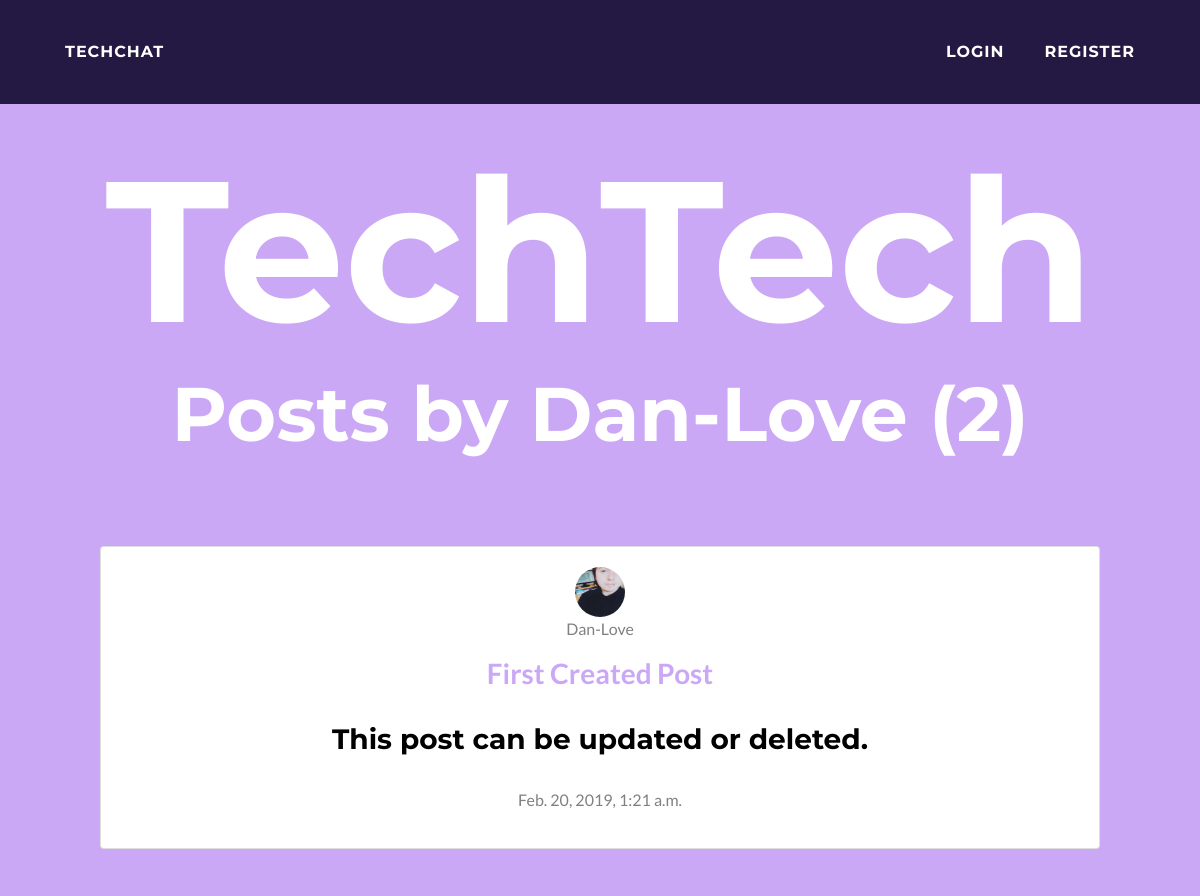
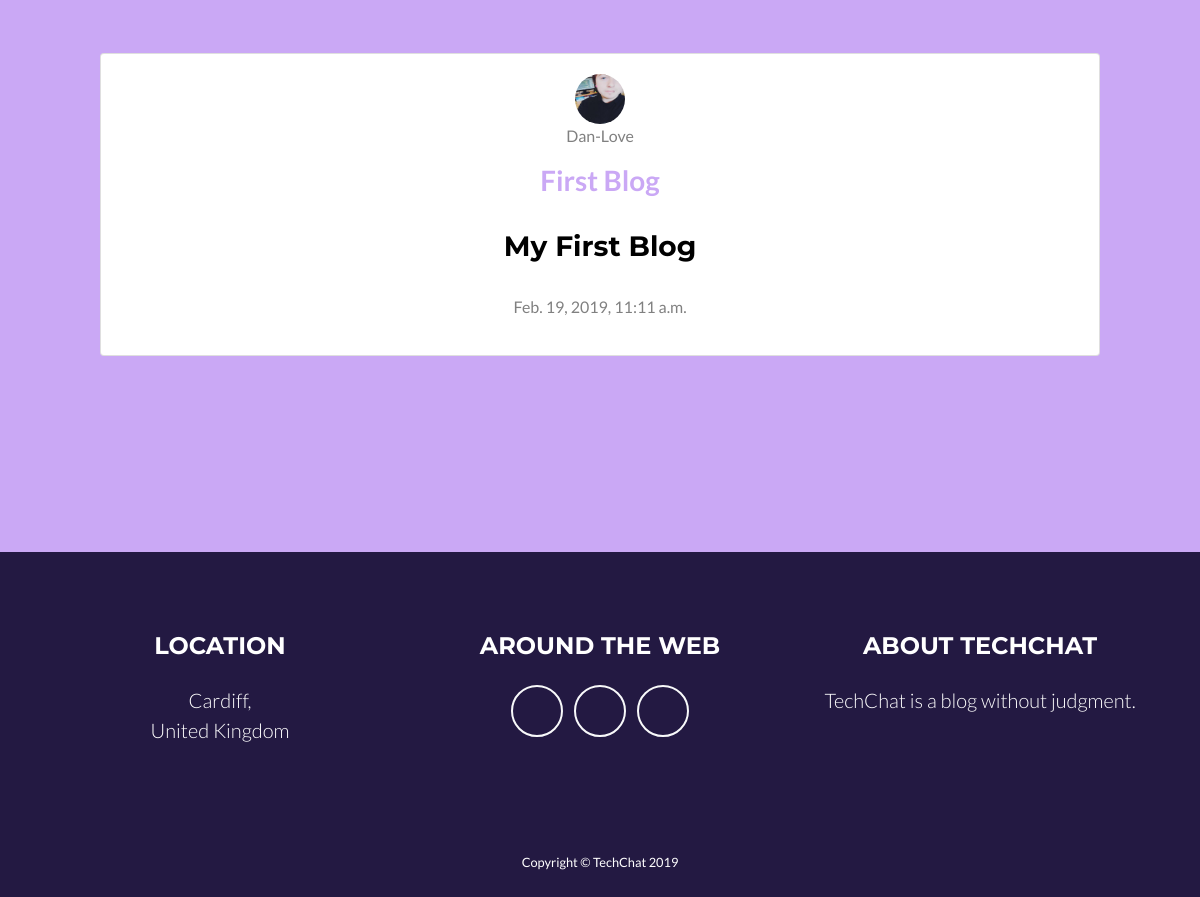
/user/Dan-Love/, run on an earlier commit of the app's database (2 pictures, top to bottom).
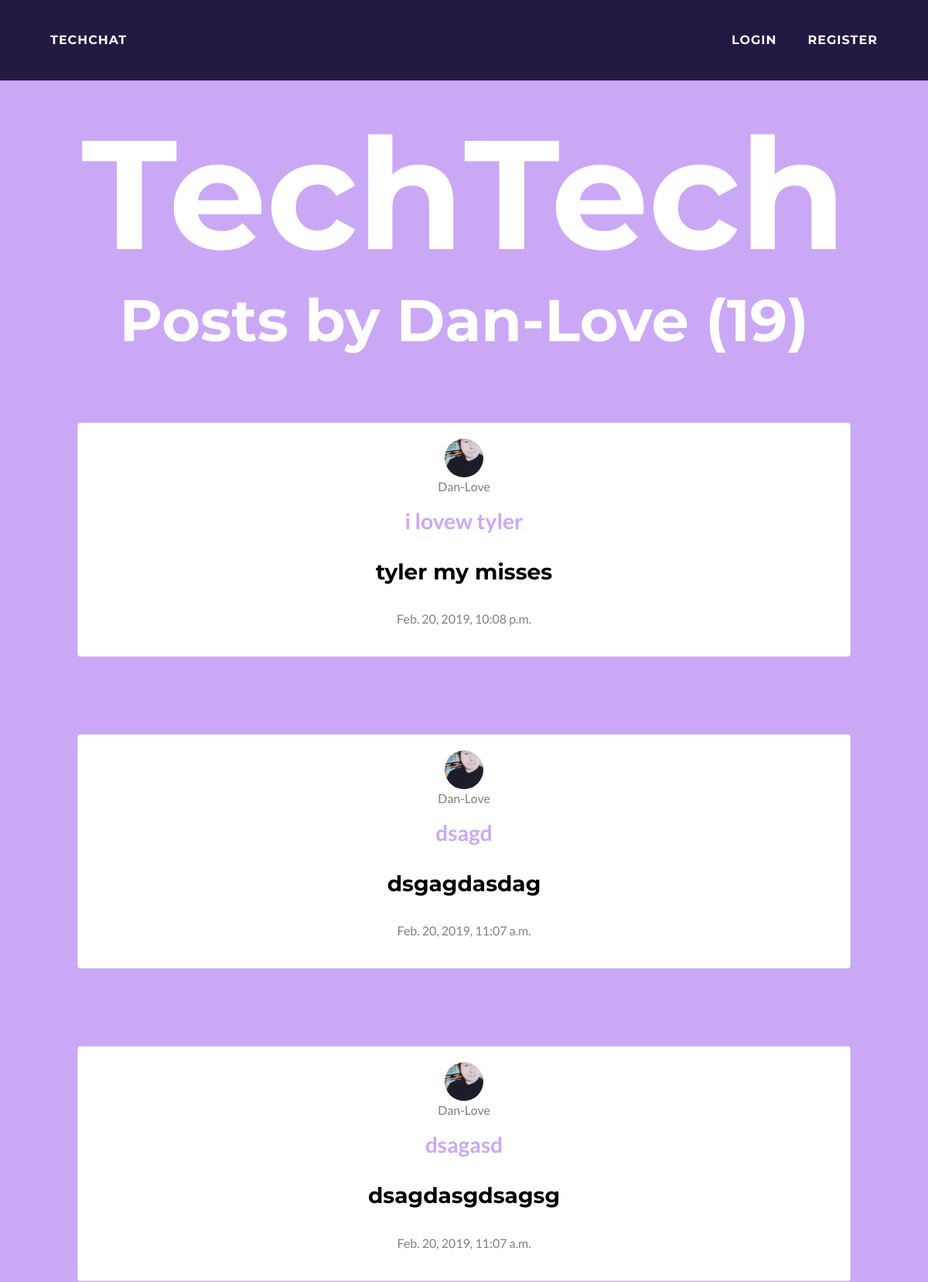
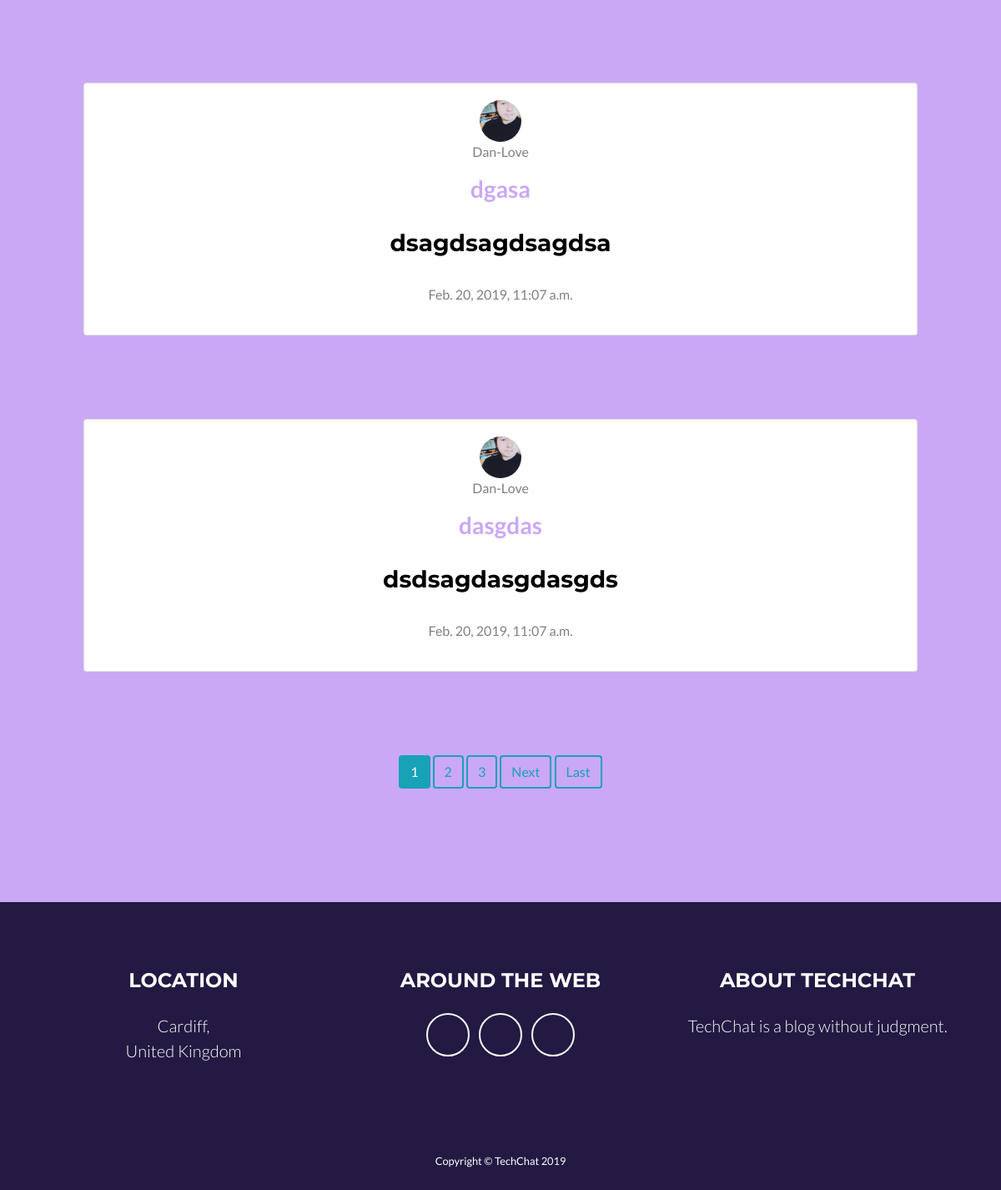
And on a later commit of the database (2 pictures, top to bottom).
### main/models.py (models this page shows, shortened)
class Post(models.Model):
    title = models.CharField(max_length=100, default='')
    content = models.TextField(default='')
    date_posted = models.DateTimeField(default=timezone.now)
    author = models.ForeignKey(User, on_delete=models.CASCADE)

### users/models.py (models this page shows, shortened)
class Profile(models.Model):
    user = models.OneToOneField(User, on_delete=models.CASCADE)
    image = models.ImageField(default='default.png', upload_to='profile_pics')
    bio = models.TextField(default='About...')

### main/views.py (the view)
# urls.py: path('user/<str:username>/', UserListView.as_view(), name="user-posts"),
class UserListView(ListView):
    model = Post
    template_name = 'main/user_posts.html'
    context_object_name = 'posts'
    paginate_by = 5
    def get_queryset(self):
        user = get_object_or_404(User, username=self.kwargs.get('username'))
        return Post.objects.filter(author=user).order_by('-date_posted')

### main/templates/main/user_posts.html (shortened to what this page needs)
{% extends 'main/base.html' %}
{% block content %}
  <h1 style="font-size: 200px; text-align: center;">TechTech</h1>
    <p style="text-align:center;">
        <h1 style="margin: 100px">Posts by {{view.kwargs.username }} ({{ page_obj.paginator.count }})</h1>
    {% for x in posts %}
    <div class="card" style="width: auto; margin: 100px">
    <div class="card-body">
      <img style="height: 50px; width: 50px" class="rounded-circle article-img" src="{{ x.author.profile.image.url }}">
        <a href="{% url 'user-posts' x.author.username %}"><p style="color:grey;"> {{ x.author }} </p></a>
      <h2 style="color:black;"><a href="{% url 'post-detail' x.id %}"> {{ x.title }}</a></h2><br> <h3 style="color:black;"> {{ x.content }}</h3>
      <br><p style="color:grey;"> {{ x.date_posted }} </p> </div>
    </div>
    {% endfor %}
  {% if is_paginated %}
     {% for num in page_obj.paginator.page_range %}
        {% if page_obj.number == num %}
          <a class="btn btn-info mb-4" href="?page={{ num }}">{{ num }}</a>
        {% elif num > page_obj.number|add:'-3' and num < page_obj.number|add:'+3' %}
<a class="btn btn-outline-info mb-4" href="?page={{ num }}">{{ num }}</a>
{% endif %}
      {% endfor %}
{% if page_obj.has_next %}
        <a class="btn btn-outline-info mb-4" href="?page={{ page_obj.next_page_number }}">Next</a>
        <a class="btn btn-outline-info mb-4" href="?page={{ page_obj.paginator.num_pages }}">Last</a>
     {% endif %}
  {% endif %}
    </p>
{% endblock content %}

### main/templates/main/base.html (shortened to what this page needs)
{% load static %}
<!DOCTYPE html>
<html lang="en">
<head>
  <link href="{% static 'vendor/bootstrap/css/bootstrap.min.css' %}" rel="stylesheet">
  <link href="{% static 'vendor/fontawesome-free/css/all.min.css' %}" rel="stylesheet" type="text/css">
  <link href="{% static 'vendor/magnific-popup/magnific-popup.css' %}" rel="stylesheet" type="text/css">
  <link href="{% static 'css/freelancer.min.css' %}" rel="stylesheet">
</head>
<body id="page-top">
  <nav class="navbar navbar-expand-lg bg-secondary fixed-top text-uppercase" id="mainNav">
    <div class="container">
      <div class="collapse navbar-collapse" id="navbarResponsive">
        {% if user.is_authenticated %}
        <ul class="navbar-nav mr-auto">
          <li class="nav-item mx-0 mx-lg-1">
            <a class="nav-link py-3 px-0 px-lg-3 rounded js-scroll-trigger" href="{% url 'feed' %}">TechChat</a>
          </li>
        </ul>
        <ul class="navbar-nav ml-auto">
          <li class="nav-item mx-0 mx-lg-1">
            <a class="nav-link py-3 px-0 px-lg-3 rounded js-scroll-trigger" href="{% url 'post-create' %}">Create Post</a>
          </li>
          <li class="nav-item mx-0 mx-lg-1">
            <a class="nav-link py-3 px-0 px-lg-3 rounded js-scroll-trigger" href="{% url 'profile' %}">Profile</a>
          </li>
          <li class="nav-item mx-0 mx-lg-1">
            <a class="nav-link py-3 px-0 px-lg-3 rounded js-scroll-trigger" href="{% url 'logout' %}">Logout</a>
          </li>
          {% else %}
          <ul class="navbar-nav mr-auto">
          <li class="nav-item mx-0 mx-lg-1">
            <a class="nav-link py-3 px-0 px-lg-3 rounded js-scroll-trigger" href="{% url 'home' %}">TechChat</a>
          </li>
        </ul>
          <ul class="navbar-nav ml-auto">
          <li class="nav-item mx-0 mx-lg-1">
            <a class="nav-link py-3 px-0 px-lg-3 rounded js-scroll-trigger" href="{% url 'login' %}">Login</a>
          </li>
          <li class="nav-item mx-0 mx-lg-1">
            <a class="nav-link py-3 px-0 px-lg-3 rounded js-scroll-trigger" href="{% url 'register' %}">Register</a>
          </li>
          </ul>
          {% endif %}
      </div>
    </div>
  </nav>
  <header class="masthead bg-primary text-white text-center">
    <p style="text-align:center;">
      {% block content %}
      {% endblock content %}
    </p>
  </header>
  <footer class="footer text-center">
    <div class="container">
      <div class="row">
        <div class="col-md-4 mb-5 mb-lg-0">
          <h4 class="text-uppercase mb-4">Location</h4>
          <p class="lead mb-0">Cardiff,
            <br>United Kingdom</p>
        </div>
        <div class="col-md-4 mb-5 mb-lg-0">
          <h4 class="text-uppercase mb-4">Around the Web</h4>
          <ul class="list-inline mb-0">
            <li class="list-inline-item">
              <a class="btn btn-outline-light btn-social text-center rounded-circle" href="https://www.facebook.com">
                <i class="fab fa-fw fa-facebook-f"></i>
              </a>
            </li>
            <li class="list-inline-item">
              <a class="btn btn-outline-light btn-social text-center rounded-circle" href="https://plus.google.com">
                <i class="fab fa-fw fa-google-plus-g"></i>
              </a>
            </li>
            <li class="list-inline-item">
              <a class="btn btn-outline-light btn-social text-center rounded-circle" href="https://www.twitter.com">
                <i class="fab fa-fw fa-twitter"></i>
              </a>
            </li>
          </ul>
        </div>
        <div class="col-md-4">
          <h4 class="text-uppercase mb-4">About TechChat</h4>
          <p class="lead mb-0">TechChat is a blog without judgment.
        </div>
      </div>
    </div>
  </footer>
  <div class="copyright py-4 text-center text-white">
    <div class="container">
      <small>Copyright &copy; TechChat 2019</small>
    </div>
  </div>
</body>
</html>

What changed in the data, as far as the page shows it:
removed Post: author.profile.image (picture), author "Dan-Love", title "First Created Post", content "This post can be updated or deleted.", date_posted "Feb. 20, 2019, 1:21 a.m."
removed Post: author.profile.image (picture), author "Dan-Love", title "First Blog", content "My First Blog", date_posted "Feb. 19, 2019, 11:11 a.m."
added Post: author.profile.image (picture), author "Dan-Love", title "i lovew tyler", content "tyler my misses", date_posted "Feb. 20, 2019, 10:08 p.m."
added Post: author.profile.image (picture), author "Dan-Love", title "dsagd", content "dsgagdasdag", date_posted "Feb. 20, 2019, 11:07 a.m."
added Post: author.profile.image (picture), author "Dan-Love", title "dsagasd", content "dsagdasgdsagsg", date_posted "Feb. 20, 2019, 11:07 a.m."
added Post: author.profile.image (picture), author "Dan-Love", title "dgasa", content "dsagdsagdsagdsa", date_posted "Feb. 20, 2019, 11:07 a.m."
added Post: author.profile.image (picture), author "Dan-Love", title "dasgdas", content "dsdsagdasgdasgds", date_posted "Feb. 20, 2019, 11:07 a.m."
Also different on the page:
{{ page_obj.paginator.count }}: "2" → "19"
new list line: "1"
new list line: "2"
new list line: "3"
text now shown: "Next Last"
